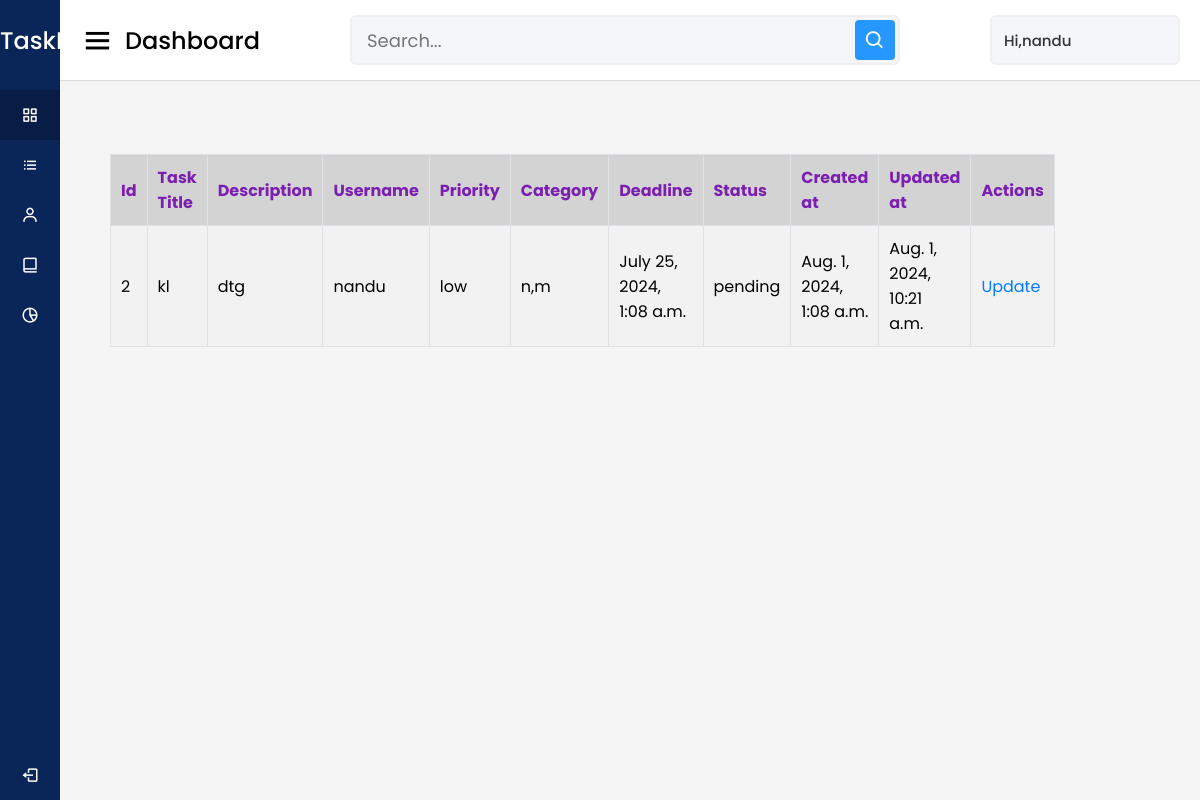
/admin_assigned_task (signed in), run on an earlier commit of the app's database.
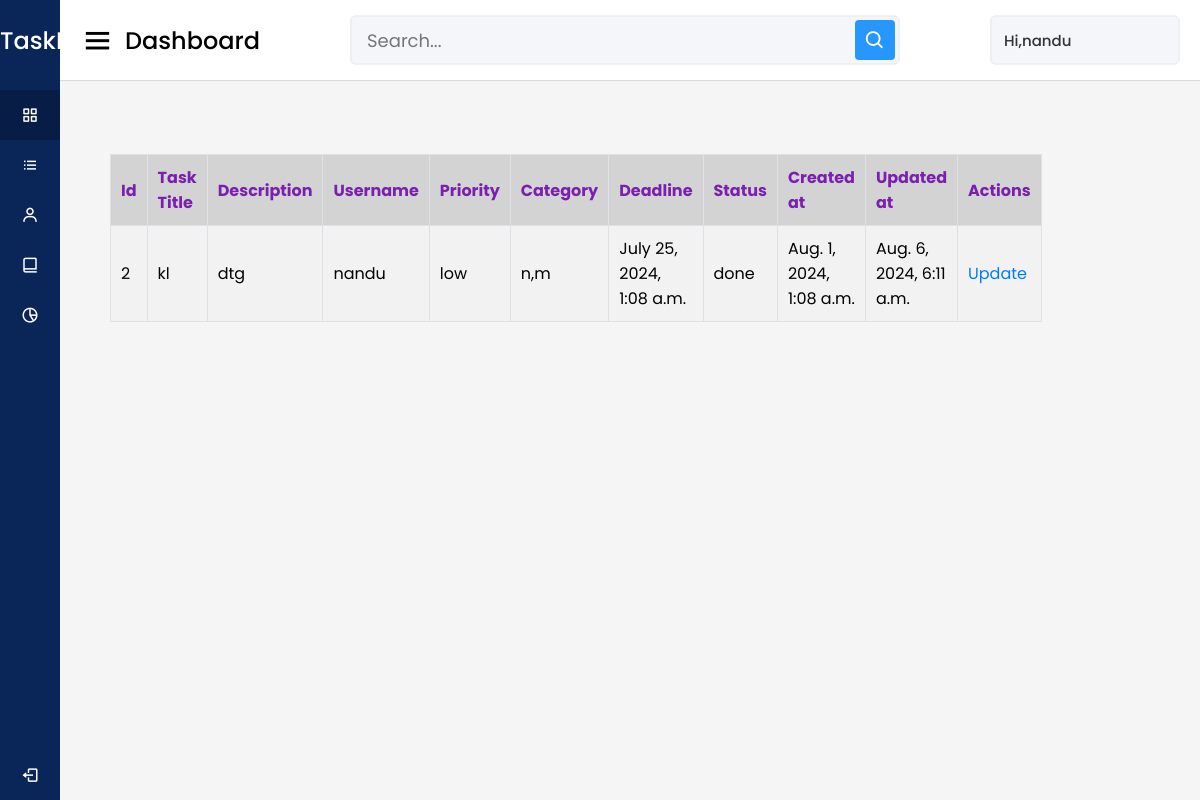
And on a later commit of the database.
### admin_app/models.py (models this page shows, shortened)
class Task(models.Model):
    PRIORITY_CHOICES = (
        ('low', 'Low'),
        ('medium', 'Medium'),
        ('high', 'High'),
    )
    STATUS_CHOICES=(
        ('pending','Pending'),
        ('done','Done'),
        ('not started','Not started'),
        ('skipped','Skipped'),
    )
    task_id = models.AutoField(primary_key=True)
    task_title = models.CharField(max_length=100)
    description = models.TextField()
    user_id = models.ForeignKey('user_app.User', on_delete=models.CASCADE, blank=True,null=True)
    team_id = models.ForeignKey(Team,on_delete=models.CASCADE, blank=True,null=True)
    priority = models.CharField(max_length=6, choices=PRIORITY_CHOICES)
    category = models.CharField(max_length=255)
    deadline = models.DateTimeField()
    status = models.CharField(max_length=50, choices=STATUS_CHOICES)
    created_at = models.DateTimeField(auto_now_add=True)
    updated_at = models.DateTimeField(auto_now=True)

### user_app/models.py (models this page shows, shortened)
class User(models.Model):
    ACTIVE_CHOICES = (
        ('Active', 'Active'),
        ('Deactive', 'Deactive'),
        ('Block', 'Block'),
    )
    user_id=models.AutoField(primary_key=True)
    firstname = models.CharField(max_length=100)
    lastname = models.CharField(max_length=12)
    email = models.EmailField(max_length=100, unique=True)
    phone_number=models.CharField(max_length=10)
    password = models.CharField(max_length=100)
    otp = models.CharField(max_length=6, blank=True, null=True)
    otp_created_at = models.DateTimeField(blank=True, null=True)
    is_active = models.CharField(max_length=10,choices=ACTIVE_CHOICES,default='pending')

### user_app/views.py (the view)
# urls.py: path('admin_assigned_task',views.view_assigned_tasks),
def view_assigned_tasks(request):
    user_id = request.session.get("user_id")
    if user_id:
        user = User.objects.get(user_id=user_id)
        tasks = Task.objects.filter(user_id=User.objects.get(user_id=request.session['user_id']))
        return render(request, 'admin_assigned_task.html', {'tasks': tasks,'user':user})
    else:
        return redirect('/login')

### templates/admin_assigned_task.html (shortened to what the changed rows need)
<!DOCTYPE html>
<html lang="en" dir="ltr">
  <head>
    <link rel="stylesheet" href="https://cdnjs.cloudflare.com/ajax/libs/font-awesome/4.7.0/css/all.min.css">
    <link href="https://cdn.jsdelivr.net/npm/bootstrap@5.0.2/dist/css/bootstrap.min.css" rel="stylesheet"integrity="sha384-EVSTQN3/azprG1Anm3QDgpJLIm9Nao0Yz1ztcQTwFspd3yD65VohhpuuCOmLASjC">
        <link rel="stylesheet" type="text/css" href="css/font-awesome.min.css" />
        <link rel="stylesheet" href="https://cdnjs.cloudflare.com/ajax/libs/font-awesome/4.7.0/css/font-awesome.min.css">
     <link rel="stylesheet" href="https://use.fontawesome.com/releases/v5.7.2/css/all.css">
    <link rel="stylesheet" href="https://www.w3schools.com/icons/tryit.asp?icon=fas_fa-house-user&unicon=f965">
    {% load static %}
    <link rel="stylesheet" href="{% static 'css/style.css' %}" />
          <link rel="stylesheet" href="{% static 'css/style7.css' %}" />
    <link href="https://unpkg.com/boxicons@2.0.7/css/boxicons.min.css" rel="stylesheet" />
  </head>
  <body>
    <section class="home-section">
      <div class="home-content">
        <div class="overview-boxes">
            <div class="col-lg-9.5 my-lg-0 my-1">
                <div id="main-content" class="bg-white border" style="width:100%">
                    <form method="POST">
  <table align="center" bgcolor="lightgray" style="width:100%;">
    {% for x in tasks %}
      <tr>
        <td>{{x.task_id}}</td>
    <td>{{x.task_title}}</td>
    <td>{{x.description}}</td>
          <td>{{x.user_id.firstname}}</td>
          <td>{{x.priority}}</td>
          <td>{{x.category}}</td>
          <td>{{x.deadline}}</td>
        <td>{{x.status}}</td>
        <td >{{x.created_at}}</td>
          <td >{{x.updated_at}}</td>
                       <td><a style="text-decoration:none;" href="edit_task/{{x.task_id}}">Update</a></td>
                        </div>
    {% endfor %}
                     </div>
            </div>
        </div>
    </section>
  </body>
</html>

What changed in the data, as far as the page shows it:
changed Task "kl": status "pending" → "done"; updated_at "Aug. 1, 2024, 10:21 a.m." → "Aug. 6, 2024, 6:11 a.m."
